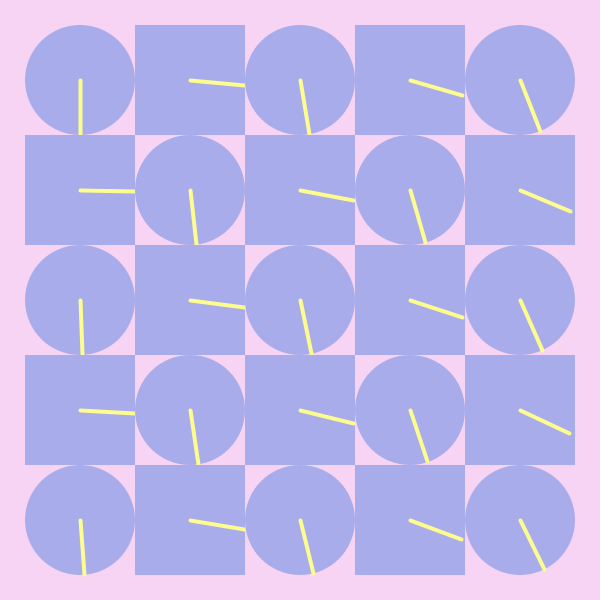
Frame 1 (no input)
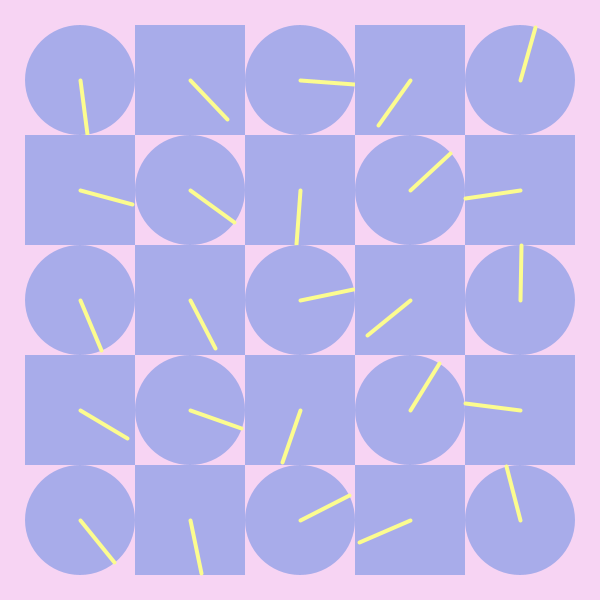
Frame 60 (the mouse pressed at the canvas centre just before this capture)
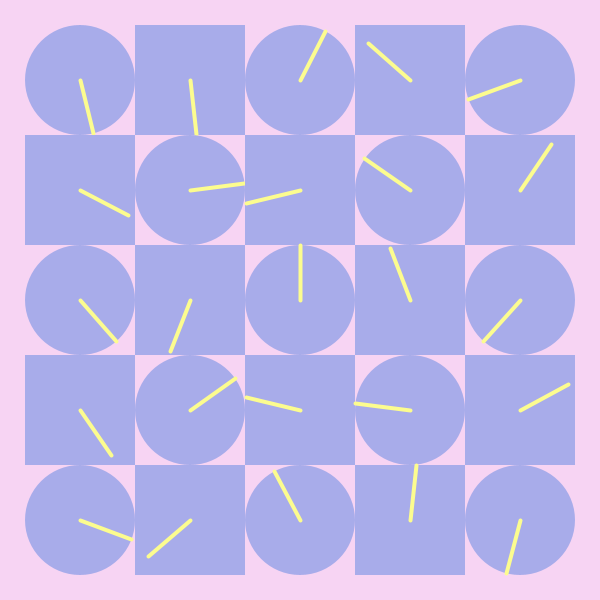
Frame 120 (the mouse held since frame 60 and released just before this capture)

The Processing sketch that drew these frames (run headless with seeded random() and noise(); from frame 60 on, the mouse is pressed at the canvas centre):

// Processing sketch: processing_152069
// ── processing_152069.pde

/*
 * Creative Coding
 * Week 2, 04 - The Clocks
 * by Indae Hwang and Jon McCormack
 * Copyright (c) 2014 Monash University
 *
 * This program draws a grid of circular "clocks", whose hands move according to the elasped time.
 * The higher the clock number the faster it moves, the first clock takes 1 min to go all the way around.
 * The function "movingCircle" is used to draw each clock. It is passed the position, size and hand angle
 * as arguments.
 * 
 */

void setup() {
  size(600, 600);
  background(0);
  rectMode(CENTER);
  noStroke();
}


void draw() {
  background(247,212,243);
  noStroke();

  int num = 5;
  int margin = 80;

  float gutter = 0; //distance between each cell
  float cellsize = ( width - (2 * margin) - gutter * (num - 1) ) / (num - 1);

  int circleNumber = 0; // counter

  for (int i=0; i<num; i++) {
    for (int j=0; j<num; j++) {
      ++circleNumber;

      float tx = margin + cellsize * i + gutter * i;
      float ty = margin + cellsize * j + gutter * j;

if (circleNumber % 2 !=0 ){

movingCircle(tx, ty, cellsize, circleNumber * TWO_PI * millis() / 60000.0);
}

else
      movingSquare(tx, ty, cellsize, circleNumber * TWO_PI * millis() / 60000.0);
    }
  }
}//end of draw 

void movingCircle(float x, float y, float size, float angle) {
  // calculate endpoint of the line
  float tempX = x + (size / 2) * sin(angle);
  float tempY = y + (size / 2) * cos(angle);

  noStroke();
  strokeWeight(1);
  fill(168, 172, 234);
  ellipse(x, y, size, size); // circle

  stroke(252, 252, 143);
  strokeWeight(4);
  line(x, y, tempX, tempY); // red line

}

void movingSquare (float x, float y, float size, float angle) {

  // calculate endpoint of the line
  float tempX = x + (size / 2) * cos(angle);
  float tempY = y + (size / 2) * sin(angle);

  noStroke();
  strokeWeight(1);
  fill(168, 172, 234);
  rect(x, y, size, size); // square

  stroke(252, 252, 143);
  strokeWeight(4);
  line(x, y, tempX, tempY); // red line
}
